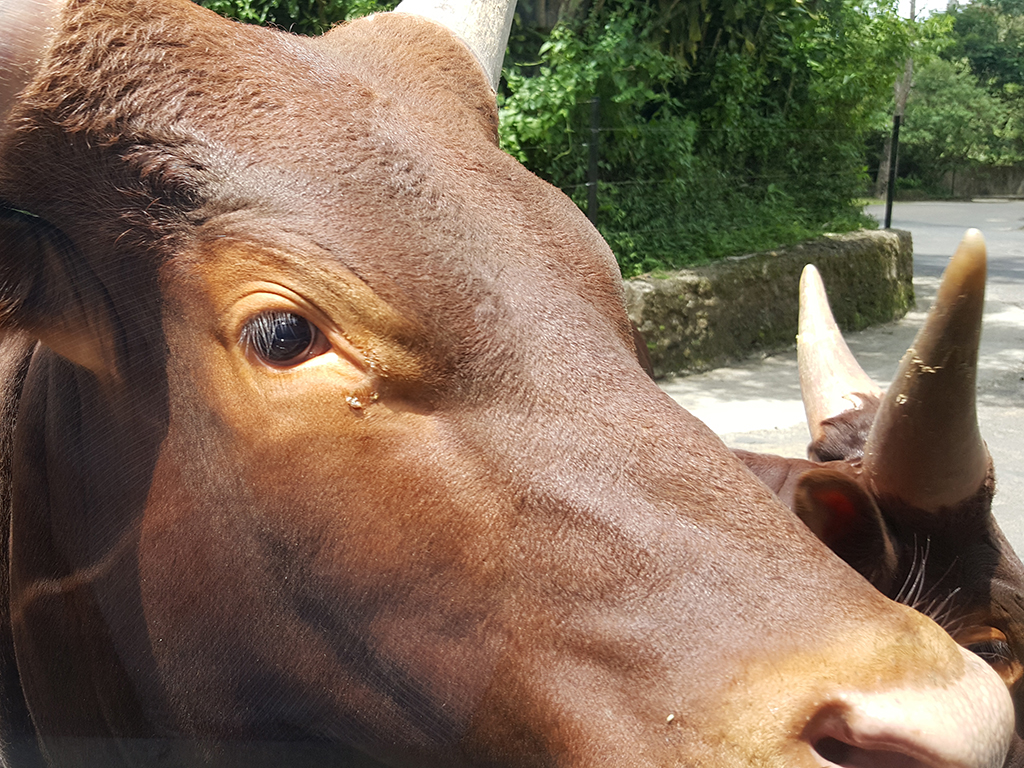
#> input picture images/ani1.jpg, 1024 x 768 px
$ python find_contours.py --image ../images/ani1.jpg   (older library calls are emulated)
#> lines starting #> are read from the running program, lines starting #| are printed output that depends on the picture; after the words box and inside, x2 and y2 are one past the last pixel; in counts of white or black regions, pixels touching at a corner belong together
# 필요한 패키지를 import함
from __future__ import print_function
from random import seed, randint
import argparse
import cv2
import numpy as np
from copy import deepcopy
from matplotlib import pyplot as plt

def findContours(img):
	# 타원형의 구조적 요소 생성
	kernel = cv2.getStructuringElement(cv2.MORPH_ELLIPSE, (3, 3))

	# 열림 연산과 닫힘 연산을 순차적으로 적용
	img = cv2.morphologyEx(img, cv2.MORPH_OPEN, kernel)
	img = cv2.morphologyEx(img, cv2.MORPH_CLOSE, kernel)

	# contour 생성
	version = int(cv2.__version__.split(".")[0])
	if version == 2 or version == 4:
		(contours, hierarchy) = cv2.findContours(img, \
					cv2.RETR_EXTERNAL, cv2.CHAIN_APPROX_SIMPLE)
	elif version == 3:
		(_, contours, hierarchy) = cv2.findContours(img, \
					cv2.RETR_EXTERNAL, cv2.CHAIN_APPROX_SIMPLE)
	print("Total number of contours: ", len(contours))

	# 무작위 색으로 모든 연결요소의 외곽선 그림
	seed(9001)
	contour_img = cv2.cvtColor(img, cv2.COLOR_GRAY2BGR)
	for (i, c) in enumerate(contours):
		r = randint(0, 256)
		g = randint(0, 256)
		b = randint(0, 256)
		cv2.drawContours(contour_img, [c], 0, (b,g,r), 2)

	return contour_img, contours

if __name__ == "__main__" :
	# 명령행 인자 처리
	ap = argparse.ArgumentParser()
	ap.add_argument('-i', '--image', required = True, \
			help = 'Path to the input image')
	args = vars(ap.parse_args())

	filename = args['image']

	# OpenCV를 사용하여 영상 데이터 로딩
	image = cv2.imread(filename)
#> image is the input picture: shape (768, 1024, 3); mean B, G, R 87.3, 107.5, 128.3

	# Grayscale 영상으로 변환한 후
	# 가우시안 평활화 및 임계화 수행
	gray = cv2.cvtColor(image, cv2.COLOR_BGR2GRAY)
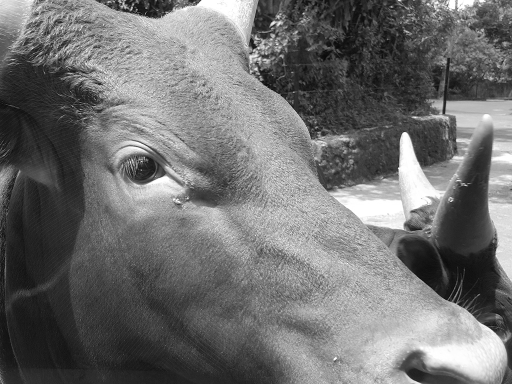
#> gray: shape (768, 1024) (shown at 1/2 size); min 0, max 255, mean 111.4
	gray = cv2.GaussianBlur(gray, (3, 3), 0)
	th, binary = cv2.threshold(gray, 0, 255, \
		cv2.THRESH_BINARY + cv2.THRESH_OTSU)
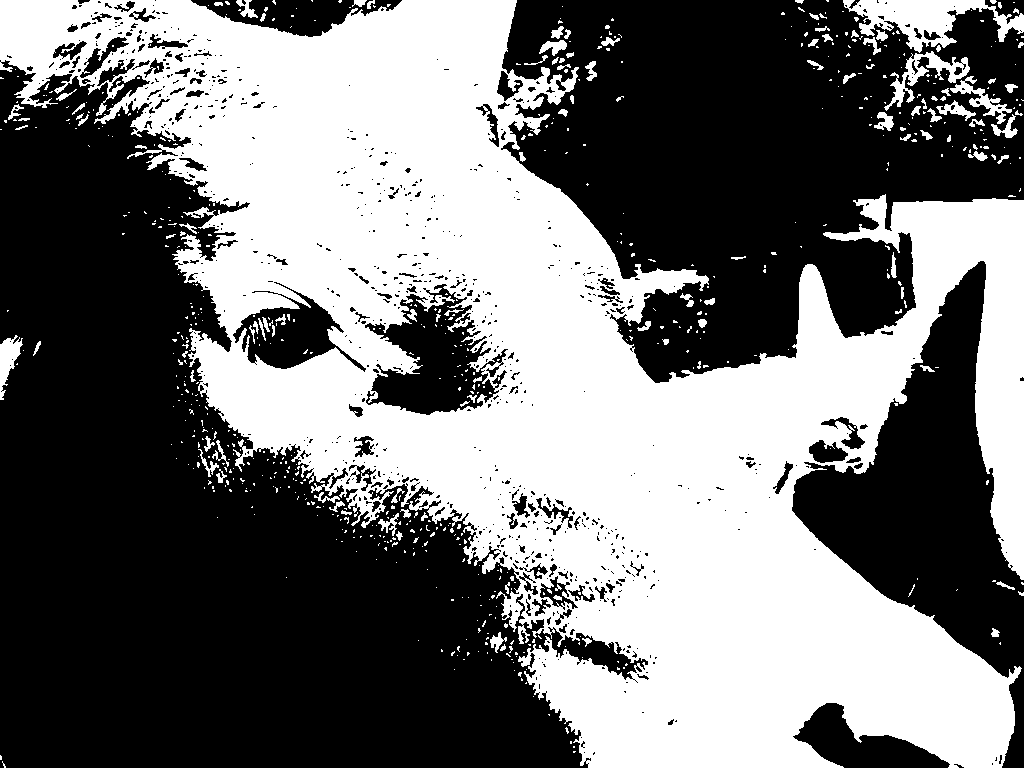
#> binary: shape (768, 1024); 45.4% white; 702 white regions (588 under 20 px), largest, box (x1, y1, x2, y2) and area: (0, 0, 1024, 768) 341095, (843, 0, 1024, 53) 4211, (884, 51, 970, 111) 1351
#> th = 116

	# 연결요소 생성
	contour_img, contours = findContours(binary)
#> in findContours, `(contours, hierarchy) = cv2.findContours(img, \ cv2.RETR_EXTERNAL, cv2..`: contours = 236 contours, 171 with area under 20; largest, box (x1, y1, x2, y2) and area: (0, 0, 1024, 768) 361399, (843, 0, 1024, 124) 6093, (0, 338, 23, 400) 610, (936, 101, 976, 119) 232, (539, 40, 567, 56) 202
#| Total number of contours:  236
#> the loop in findContours, `for (i, c) in enumerate(contours):` made 236 passes
#> (r, g, b) on passes 2, 3, 8: (34, 128, 27), (137, 181, 149), (200, 192, 142)
#> after the loop in findContours, `for (i, c) in enumerate(contours):`:
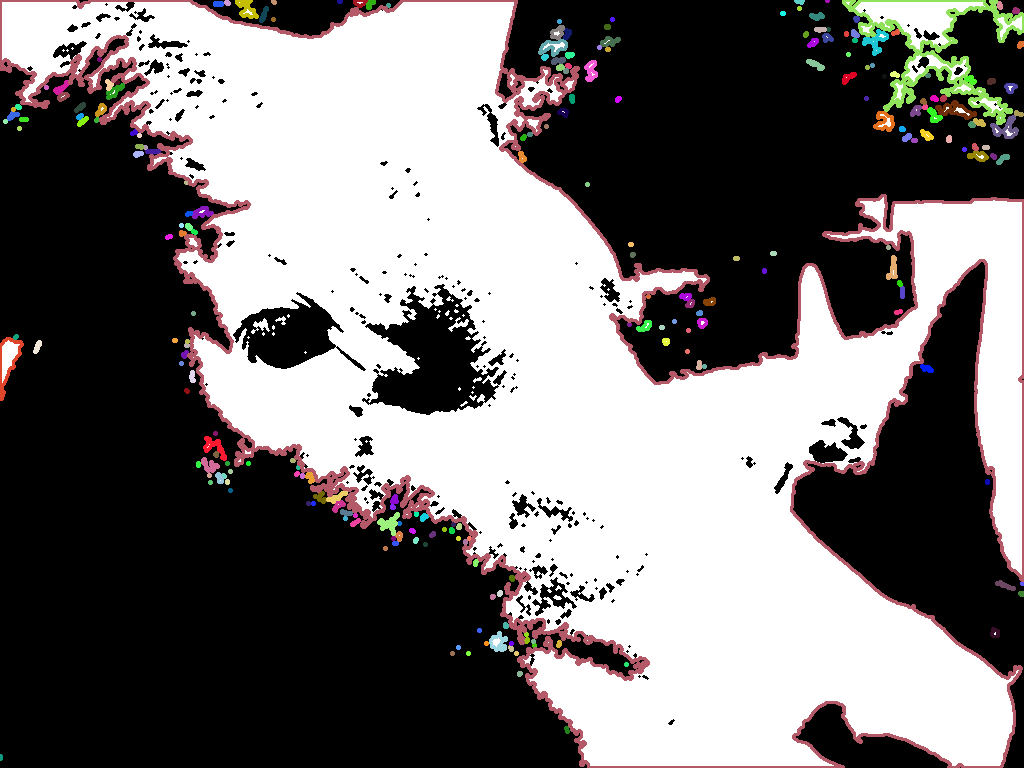
#> contour_img: shape (768, 1024, 3); mean B, G, R 112.9, 113.2, 116.4

	# 0번(1st) 연결요소의 외곽선만을 포함하는 영상 생성
	new_img = np.zeros_like(image, dtype="uint8")
	cntr = sorted(contours, key = cv2.contourArea, reverse = True)[0]
#> cntr = contour of 3641 points, box (x1, y1, x2, y2) (0, 0, 1024, 768), area 361399
	cv2.drawContours(new_img, [cntr], 0, (255,0,0), 3)
	print("면적: ", cv2.contourArea(cntr))
#| 면적:  361399.0

	# 복제 영상 생성
	box_img = deepcopy(new_img)

	# Convex Hull 표시
	hull = cv2.convexHull(cntr)
#> hull = contour of 15 points, box (x1, y1, x2, y2) (0, 0, 1024, 768), area 562556
	cv2.drawContours(new_img, [hull], 0, (0,255,0), 1)
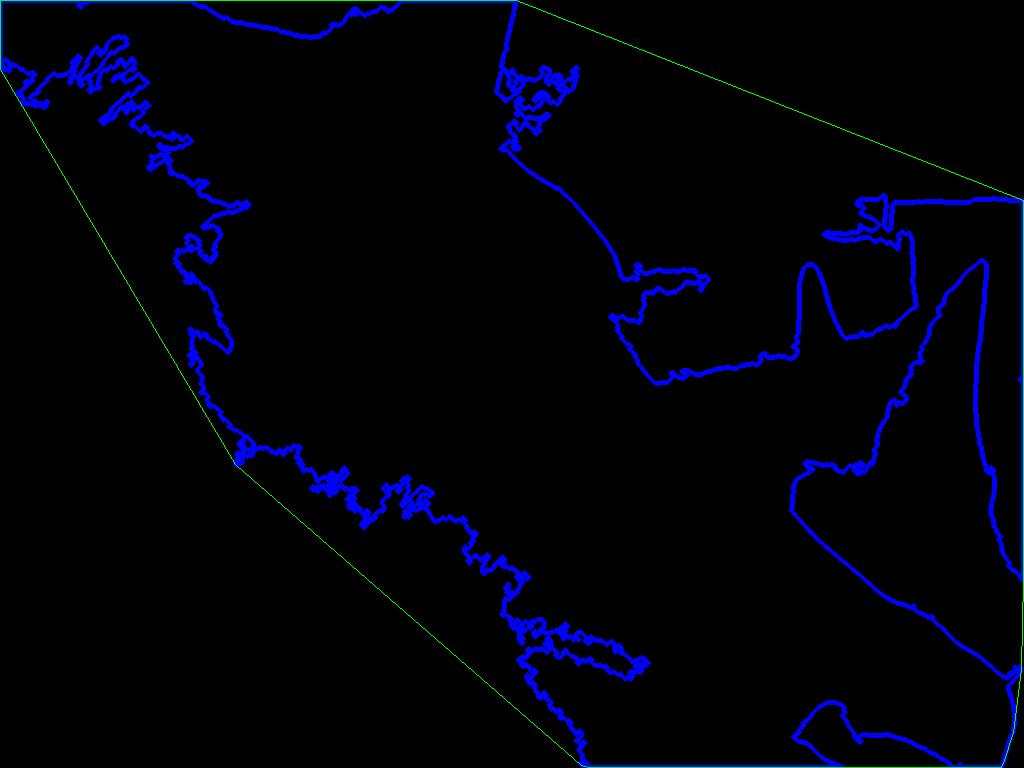
#> new_img: shape (768, 1024, 3); mean of channels 0, 1, 2 11.2, 0.9, 0; drawn as B, G, R

	# 최소 사각형(minimum bounding rectangle) 표시
	# 1. minimum bounding rectangle
	(x,y,w,h) = cv2.boundingRect(cntr)
#> x = 0; y = 0; w = 1024; h = 768
	cv2.rectangle(box_img, (x,y), (x+w,y+h), (255,255,0), 1)
	# 2. minimum and rotated bounding rectangle
	# (c_x, c_y), (width, height), angle
	rect = cv2.minAreaRect(cntr)
#> rect = ((511.5, 383.5), (767, 1023), -90)
	box = np.int0(cv2.boxPoints(rect))
#> box = [[1023, 767], [0, 767], [0, 0], [1023, 0]]
	cv2.drawContours(box_img, [box], 0, (0,255,255), 1)
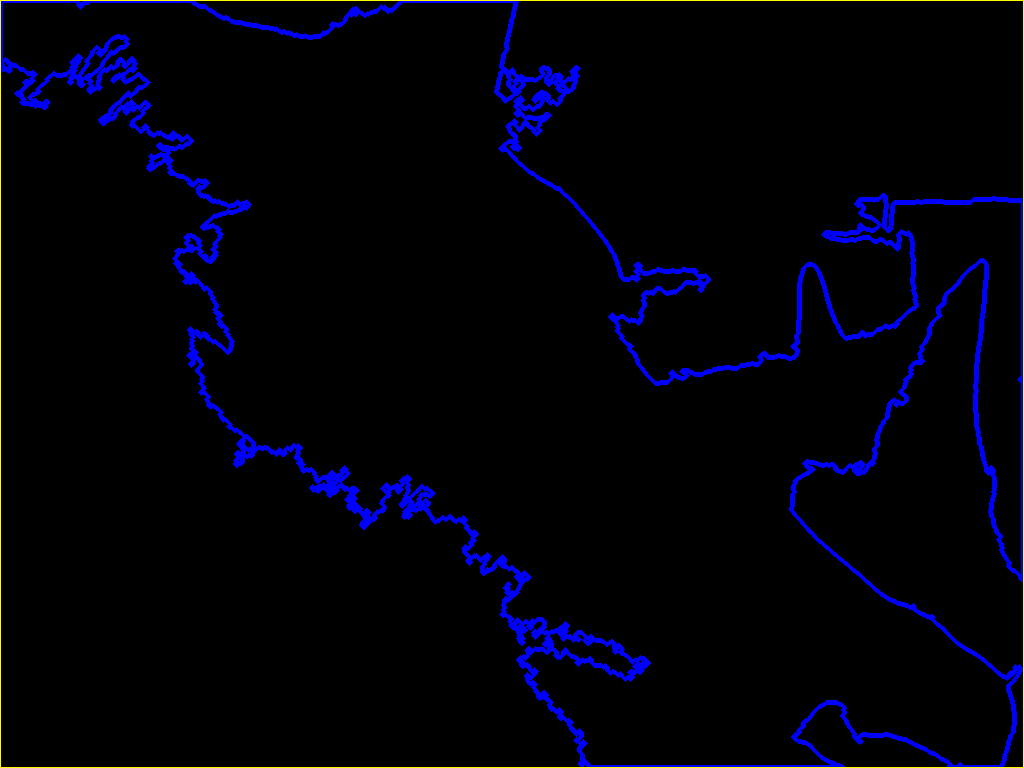
#> box_img: shape (768, 1024, 3); mean of channels 0, 1, 2 11.2, 1.2, 1.2; drawn as B, G, R
	loc = tuple(box[3])
#> loc = (1023, 0)
	cv2.putText(box_img, "angle: {}".format(np.int0(rect[2])), \
		loc, cv2.FONT_HERSHEY_SIMPLEX, 0.7, (0, 255, 0), 2)

	# 결과 영상 출력
	image = cv2.cvtColor(image, cv2.COLOR_BGR2RGB)
	plt.subplot(2, 2, 1), plt.imshow(image)
	plt.title('image'), plt.xticks([]), plt.yticks([])
	plt.subplot(2, 2, 2), plt.imshow(contour_img)
	plt.title('labeled image'), plt.xticks([]), plt.yticks([])
	plt.subplot(2, 2, 3), plt.imshow(new_img)
	plt.title('largest contour'), plt.xticks([]), plt.yticks([])
	plt.subplot(2, 2, 4), plt.imshow(box_img)
	plt.title('bounding shape'), plt.xticks([]), plt.yticks([])
	plt.show()

$ run again, on images/ani3.jpg
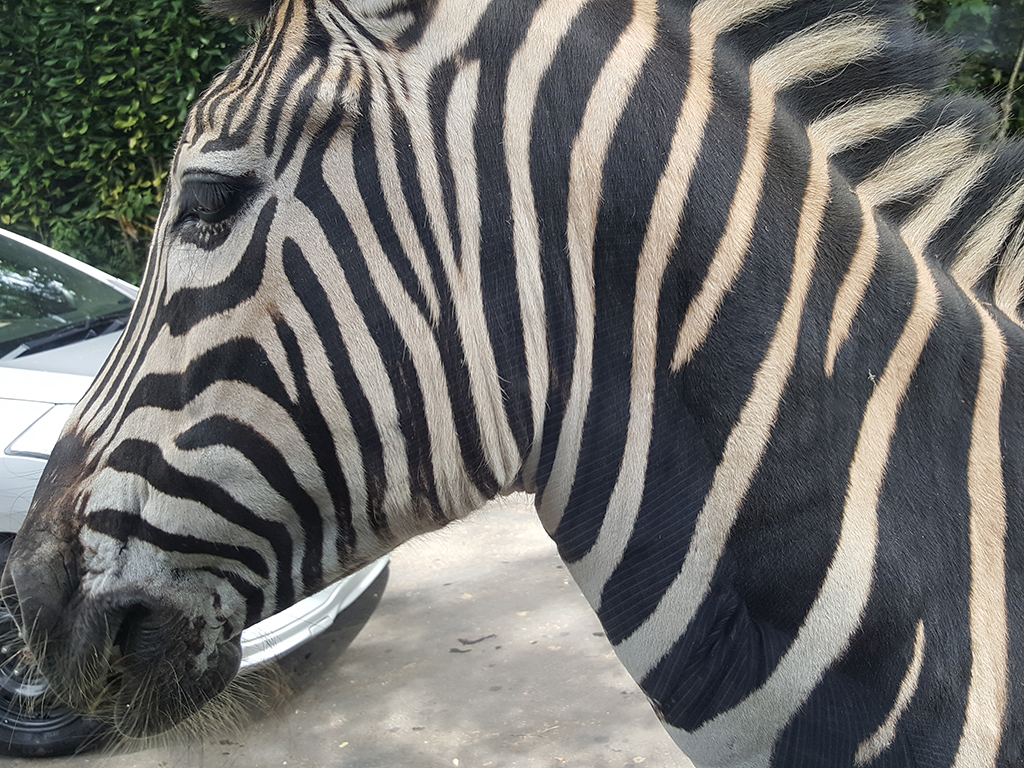
#> input picture images/ani3.jpg, 1024 x 768 px
#> image is the input picture: shape (768, 1024, 3); mean B, G, R 108.6, 111.4, 111.8
#> binary: shape (768, 1024); 40.5% white; 360 white regions (307 under 20 px), largest, box (x1, y1, x2, y2) and area: (7, 0, 1024, 768) 177387, (0, 0, 410, 533) 51284, (311, 0, 521, 487) 28348
#> th = 122
#> in findContours, `(contours, hierarchy) = cv2.findContours(img, \ cv2.RETR_EXTERNAL, cv2..`: contours = 110 contours, 73 with area under 20; largest, box (x1, y1, x2, y2) and area: (7, 0, 1024, 768) 224169, (0, 0, 410, 533) 55674, (311, 0, 521, 486) 30810, (73, 381, 318, 533) 14277, (554, 0, 660, 497) 12467
#| Total number of contours:  110
#> the loop in findContours, `for (i, c) in enumerate(contours):` made 110 passes
#> (r, g, b) on passes 1, 3, 8, 9, 10, 11, 12, 13: (18, 154, 129), (137, 181, 149), (200, 192, 142), (88, 154, 253), (63, 202, 1), (110, 2, 248), (256, 142, 22), (218, 178, 58)
#> after the loop in findContours, `for (i, c) in enumerate(contours):`:
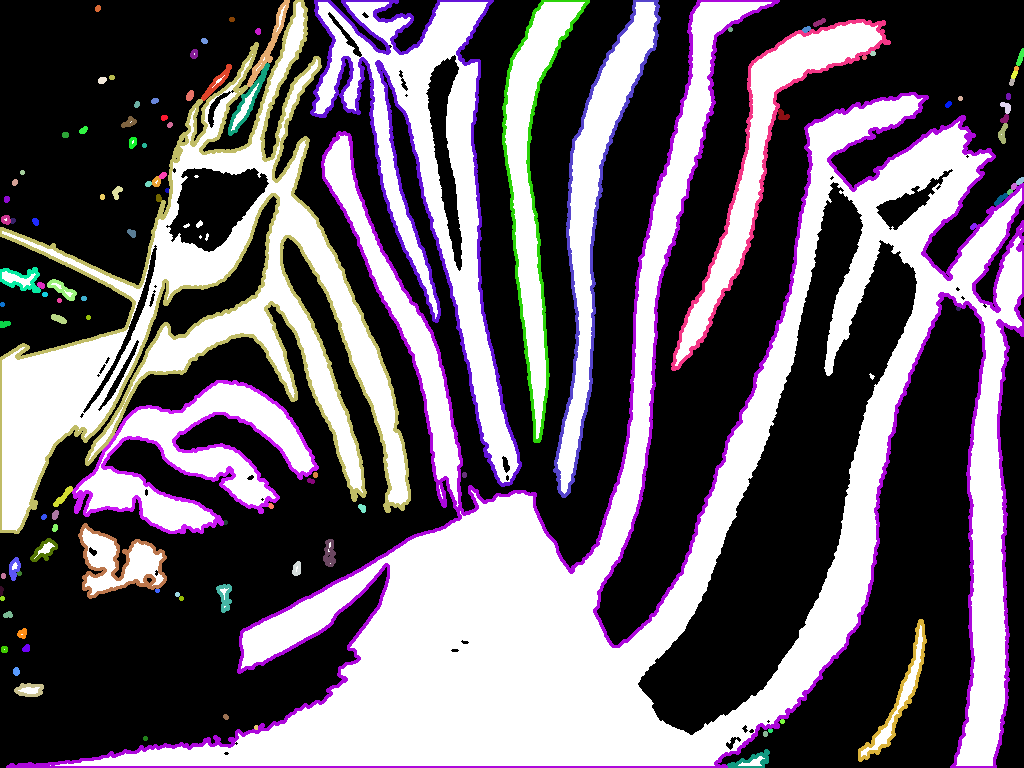
#> contour_img: shape (768, 1024, 3); mean B, G, R 103.6, 95.3, 103
#> cntr = contour of 3233 points, box (x1, y1, x2, y2) (7, 0, 1024, 768), area 224169
#| 면적:  224169.0
#> hull = contour of 17 points, box (x1, y1, x2, y2) (7, 0, 1024, 768), area 583368
#> x = 7; y = 0; w = 1017; h = 768
#> rect = ((515, 383.5), (767, 1016), -90)
#> box = [[1023, 767], [7, 767], [7, 0], [1023, 0]]
#> `cv2.drawContours(box_img, [box], 0, (0,255,255), 1)`:
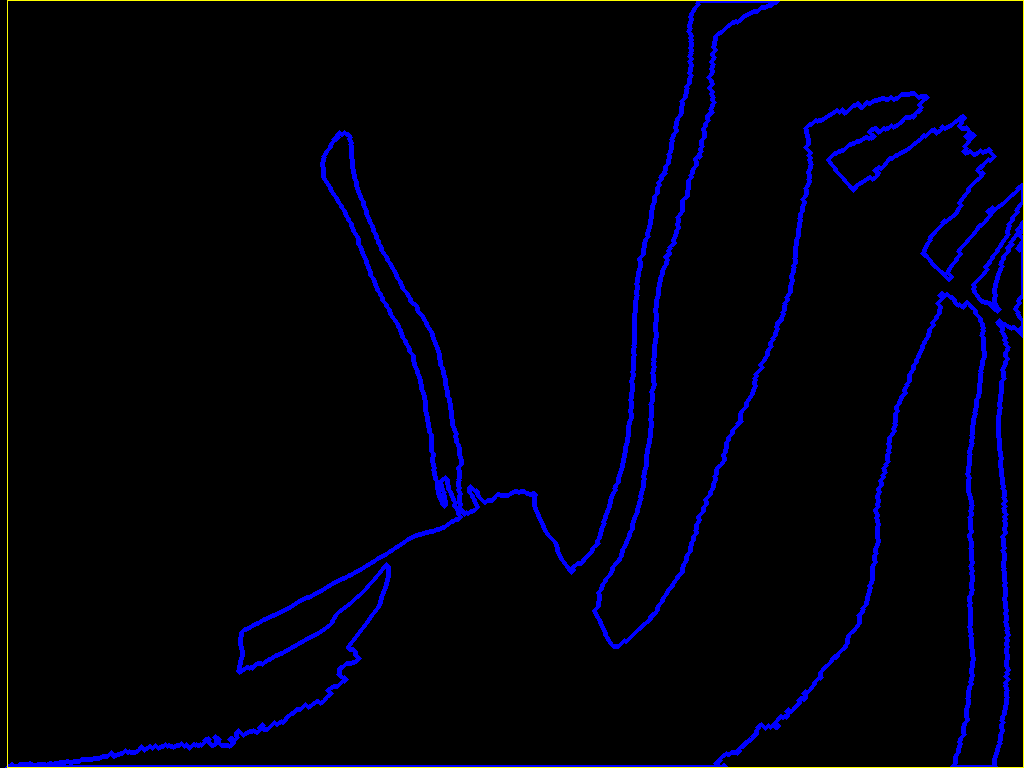
#> box_img: shape (768, 1024, 3); mean of channels 0, 1, 2 10.7, 1.2, 1.2; drawn as B, G, R
#> loc = (1023, 0)

$ run again, on images/cable_roi1.jpg
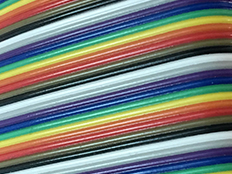
#> input picture images/cable_roi1.jpg, 232 x 174 px
#> image is the input picture: shape (174, 232, 3); mean B, G, R 119.7, 125.1, 120.9
#> `th, binary = cv2.threshold(gray, 0, 255, \ cv2.THRESH_BINARY + cv2.THR..`:
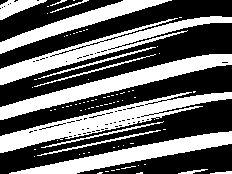
#> binary: shape (174, 232); 41.6% white; 82 white regions (68 under 20 px), largest, box (x1, y1, x2, y2) and area: (0, 92, 232, 153) 3679, (0, 54, 232, 120) 3332, (0, 16, 232, 85) 3188
#> th = 131
#> in findContours, `(contours, hierarchy) = cv2.findContours(img, \ cv2.RETR_EXTERNAL, cv2..`: contours = 44 contours, 35 with area under 20; largest, box (x1, y1, x2, y2) and area: (0, 92, 232, 153) 3548, (0, 16, 232, 85) 3162, (0, 54, 232, 120) 3094, (10, 131, 232, 174) 2554, (0, 0, 169, 54) 1840
#| Total number of contours:  44
#> the loop in findContours, `for (i, c) in enumerate(contours):` made 44 passes
#> (c, r, g, b) on passes 1, 2, 5, 6, 7, 8, 9: ([[140, 172], [139, 173], [142, 173], [141, 172]], 18, 154, 129), ([[99, 172], [98, 173], [101, 173], [100, 172]], 34, 128, 27), ([[67, 148], [66, 149], [67, 150], [68, 149]], 233, 200, 114), ([[77, 146], [76, 147], [77, 148], [78, 147]], 126, 251, 64), ([[82, 145], [81, 146], [82, 147], [83, 146]], 156, 113, 83), ([[86, 144], [85, 145], [86, 146], [87, 145]], 200, 192, 142), ([[91, 143], [90, 144], [91, 145], [92, 144]], 88, 154, 253)
#> cntr = contour of 246 points, box (x1, y1, x2, y2) (0, 92, 232, 153), area 3548
#| 면적:  3547.5
#> hull = contour of 17 points, box (x1, y1, x2, y2) (0, 92, 232, 153), area 4202
#> x = 0; y = 92; w = 232; h = 61
#> rect = ((114.6, 118.1), (238.6, 20.61), -12.99)
#> box = [[0, 154], [-3, 134], [228, 81], [233, 101]]
#> `cv2.drawContours(box_img, [box], 0, (0,255,255), 1)`:
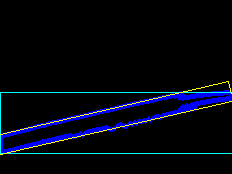
#> box_img: shape (174, 232, 3); mean of channels 0, 1, 2 16.3, 6.2, 3; drawn as B, G, R
#> loc = (233, 101)
